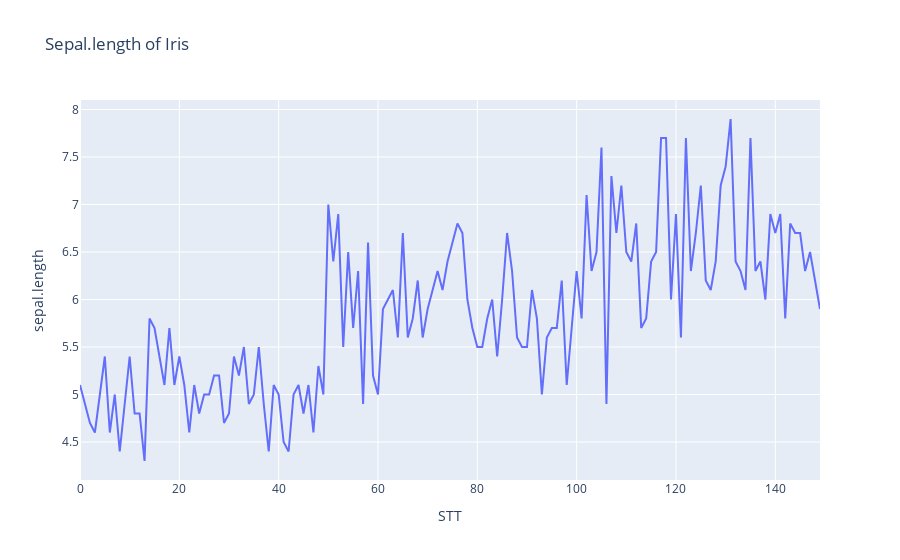

Notebook cell for this chart:
### Code cell
# 4. Visualize sepal.length, sepal.width, petal.length on 3 line separate charts
import plotly.express as px
fig= px.line(df_data, x='STT', y='sepal.length', title= 'Sepal.length of Iris')
fig.show()

### Figure 1 — Plotly figure (JSON) as saved in the notebook; plotly's stock layout.template omitted (floating-point values rounded to 4 significant figures; data arrays with more than 128 entries replaced by an {"elided": "..."} marker saying what was removed)
{"data": [{"hovertemplate": "STT=%{x}<br>sepal.length=%{y}<extra></extra>", "legendgroup": "", "line": {"color": "#636efa", "dash": "solid"}, "marker": {"symbol": "circle"}, "mode": "lines", "name": "", "orientation": "v", "showlegend": false, "type": "scatter", "x": {"elided": "150 int values"}, "xaxis": "x", "y": {"elided": "150 float values"}, "yaxis": "y"}], "layout": {"legend": {"tracegroupgap": 0}, "title": {"text": "Sepal.length of Iris"}, "xaxis": {"anchor": "y", "domain": [0, 1], "title": {"text": "STT"}}, "yaxis": {"anchor": "x", "domain": [0, 1], "title": {"text": "sepal.length"}}}}
